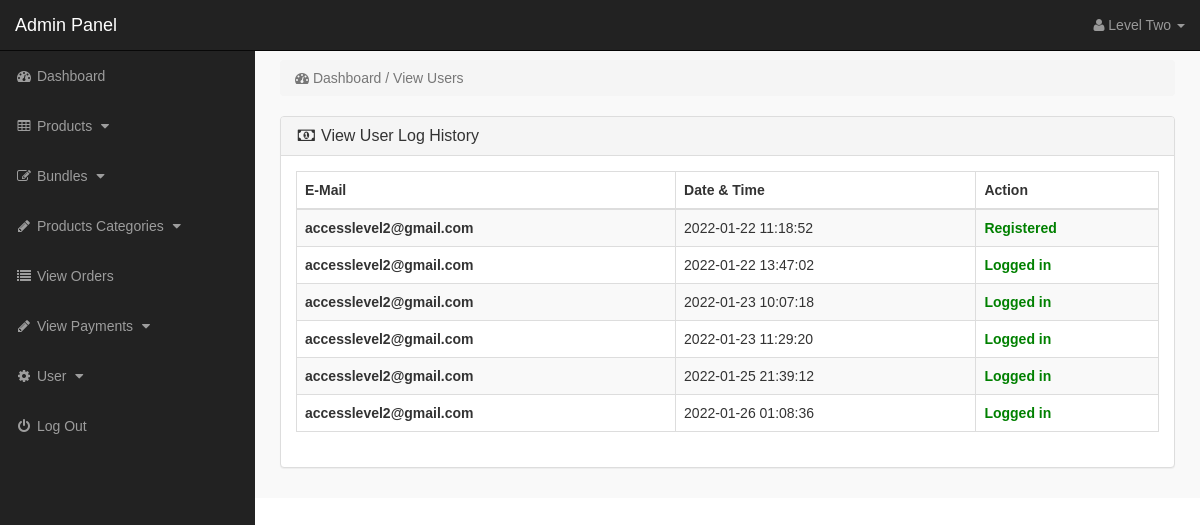
/admin_area/index.php?user_history (signed in), run on the app's committed database.
### tables this page shows
CREATE TABLE `user_log_history` (
  `log_id` int(10) NOT NULL,
  `u_id` int(10) NOT NULL,
  `u_email` varchar(255) NOT NULL,
  `log_time` timestamp NOT NULL DEFAULT current_timestamp(),
  `activity` varchar(255) NOT NULL
);

### admin_area/user_history.php (the view, shortened to what this page needs)
<?php
if (!isset($_SESSION['admin_email'])) {
    echo "<script>window.open('login.php','_self')</script>";
} else {
    ?>
<div class="row">
<div class="col-lg-12" >
<ol class="breadcrumb" >
<li class="active" >
<i class="fa fa-dashboard"></i> Dashboard / View Users
</li>
</ol>
</div>
</div>
<div class="row" >
<div class="col-lg-12" >
<div class="panel panel-default" >
<div class="panel-heading" >
<h3 class="panel-title" >
<i class="fa fa-money fa-fw" ></i> View User Log History
</h3>
</div>
<div class="panel-body" >
<div class="table-responsive" >
<table class="table table-bordered table-hover table-striped" >
<thead>
<tr>
<th>E-Mail</th>
<th>Date & Time</th>
<th>Action</th>
</tr>
</thead>
<tbody>
<?php
    $admin_id = $_SESSION['admin_id'];
    $admin_level = $_SESSION['admin_level'];
    if ($admin_level == 2) {
        $get_logs = "select * from user_log_history WHERE u_id='$admin_id'";
    } else {
        $get_logs = "select * from user_log_history";
    }
    $run_logs = mysqli_query($con, $get_logs);
    while ($row_logs = mysqli_fetch_array($run_logs)) {
        $u_email = $row_logs['u_email'];
        $log_date = $row_logs['log_time'];
        $u_action = $row_logs['activity'];
        ?>
<tr>
<th><?php echo $u_email ?></th>
<td><?php echo $log_date ?></td>
<td><b style='color:green;'><?php echo $u_action ?></b></td>
</tr>
<?php }?>
</tbody>
</table>
</div>
</div>
</div>
</div>
</div>
<?php }?>

### admin_area/includes/sidebar.php (shortened to what this page needs)
<?php
if (!isset($_SESSION['admin_email'])) {
    echo "<script>window.open('login.php','_self')</script>";
} else {
    ?>
<nav class="navbar navbar-inverse navbar-fixed-top" >
<div class="navbar-header" >
<a class="navbar-brand" href="index.php?dashboard" >Admin Panel</a>
</div>
<ul class="nav navbar-right top-nav" >
<li class="dropdown" >
<a href="#" class="dropdown-toggle" data-toggle="dropdown" >
<i class="fa fa-user" ></i>
<?php echo $admin_name; ?> <b class="caret" ></b>
</a>
</li>
</ul>
<div class="collapse navbar-collapse navbar-ex1-collapse">
<ul class="nav navbar-nav side-nav">
<li>
<a href="index.php?dashboard">
<i class="fa fa-fw fa-dashboard"></i> Dashboard
</a>
</li>
<li>
<a href="#" data-toggle="collapse" data-target="#products">
<i class="fa fa-fw fa-table"></i> Products
<i class="fa fa-fw fa-caret-down"></i>
</a>
</li>
<li>
<a href="#" data-toggle="collapse" data-target="#bundles">
<i class="fa fa-fw fa-edit"></i> Bundles
<i class="fa fa-fw fa-caret-down"></i>
</a>
</li>
<li>
<a href="#" data-toggle="collapse" data-target="#p_cat">
<i class="fa fa-fw fa-pencil"></i> Products Categories
<i class="fa fa-fw fa-caret-down"></i>
</a>
</li>
<li>
<a href="index.php?view_orders">
<i class="fa fa-fw fa-list"></i> View Orders
</a>
</li>
<li>
<a href="#" data-toggle="collapse" data-target="#pay">
<i class="fa fa-fw fa-pencil"></i> View Payments
<i class="fa fa-fw fa-caret-down"></i>
</a>
</li>
<li>
<a href="#" data-toggle="collapse" data-target="#users">
<i class="fa fa-fw fa-gear"></i> User
<i class="fa fa-fw fa-caret-down"></i>
</a>
</li>
<li>
<a href="logout.php">
<i class="fa fa-fw fa-power-off"></i> Log Out
</a>
</li>
</ul>
</div>
</nav>
<?php }?>

### admin_area/css/style.css (style rules this page uses)
* { font-family: "Montserrat", sans-serif }
body { margin-top: 100px; font-family: "Montserrat"; }
@media (min-width: 768px) { body { margin-top: 50px; } }
.top-nav { padding: 0 15px; }
.top-nav>li { display: inline-block; float: left; }
.top-nav>li>a { padding-top: 15px; padding-bottom: 15px; line-height: 20px; color: #999; }
@media (min-width: 768px) { .side-nav { position: fixed; top: 51px; width: 255px; border-radius: 0; overflow-y: auto; background-color: #222; bottom: 0; overflow-x: hidden; padding-bottom: 40px; } }
@media (min-width: 768px) { .side-nav>li>a { width: 255px; } }
.panel-body { border-radius: 5px; }

### data on the page
user_log_history: u_email "accesslevel2@gmail.com", log_time "2022-01-22 11:18:52", activity "Registered"
user_log_history: u_email "accesslevel2@gmail.com", log_time "2022-01-22 13:47:02", activity "Logged in"
user_log_history: u_email "accesslevel2@gmail.com", log_time "2022-01-23 10:07:18", activity "Logged in"
user_log_history: u_email "accesslevel2@gmail.com", log_time "2022-01-23 11:29:20", activity "Logged in"
user_log_history: u_email "accesslevel2@gmail.com", log_time "2022-01-25 21:39:12", activity "Logged in"
user_log_history: u_email "accesslevel2@gmail.com", log_time "2022-01-26 01:08:36", activity "Logged in"

### other printed values
$admin_name "Level Two"
